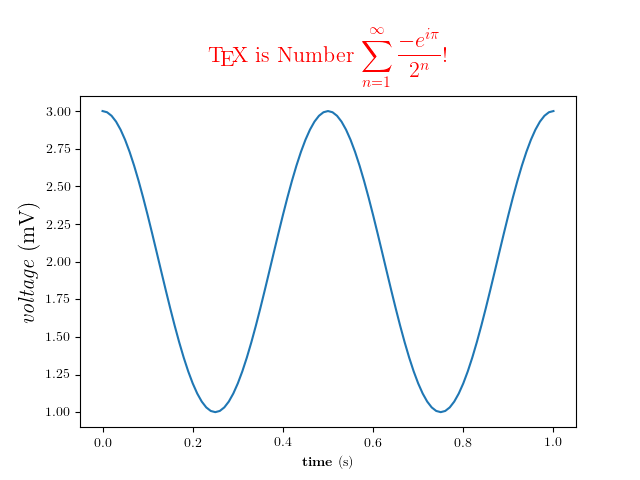

This chart was generated by the following Python code:
"""
Demo of TeX rendering.

You can use TeX to render all of your matplotlib text if the rc
parameter text.usetex is set.  This works currently on the agg and ps
backends, and requires that you have tex and the other dependencies
described at http://matplotlib.org/users/usetex.html
properly installed on your system.  The first time you run a script
you will see a lot of output from tex and associated tools.  The next
time, the run may be silent, as a lot of the information is cached in
~/.tex.cache

"""
import numpy as np
import matplotlib.pyplot as plt


# Example data
t = np.arange(0.0, 1.0 + 0.01, 0.01)
s = np.cos(4 * np.pi * t) + 2

plt.rc('text', usetex=True)
plt.rc('font', family='serif')
plt.plot(t, s)

plt.xlabel(r'\textbf{time} (s)')
plt.ylabel(r'\textit{voltage} (mV)',fontsize=16)
plt.title(r"\TeX\ is Number "
          r"$\displaystyle\sum_{n=1}^\infty\frac{-e^{i\pi}}{2^n}$!",
          fontsize=16, color='red')
# Make room for the ridiculously large title.
plt.subplots_adjust(top=0.8)

plt.savefig('tex_demo')
plt.show()
